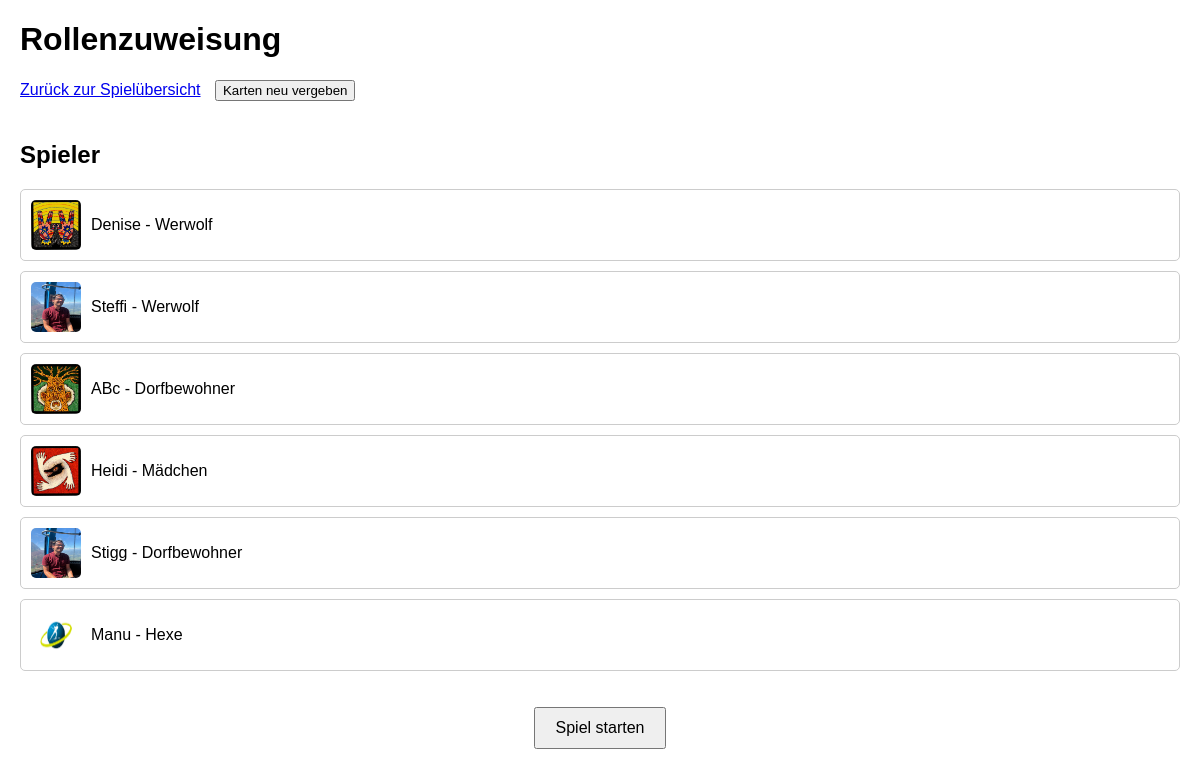
/game, run on an earlier commit of the app's database.
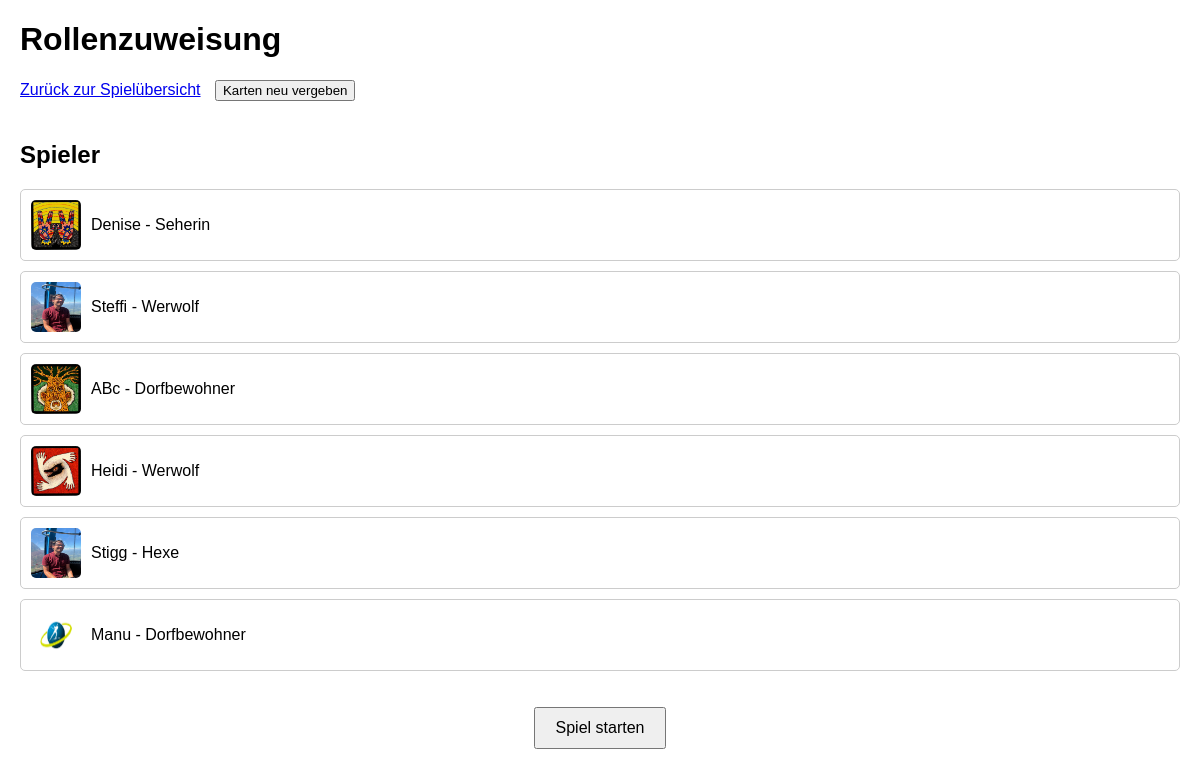
And on a later commit of the database.
### tables this page shows
CREATE TABLE "players" (
	"id"	INTEGER,
	"name"	TEXT NOT NULL UNIQUE,
	"image"	TEXT,
	"role"	TEXT,
	"status"	TEXT, in_love BOOLEAN DEFAULT FALSE, witch_heal INTEGER DEFAULT NULL, witch_poison INTEGER DEFAULT NULL,
	PRIMARY KEY("id" AUTOINCREMENT)
);

### app.py (the view)
@app.route('/game', methods=['GET'])
def game():
    try:
        with get_db_connection() as conn:
            players = conn.execute("SELECT name, image, role FROM players").fetchall()
            dieb_exists = conn.execute(
                "SELECT 1 FROM game_roles WHERE role_name = 'Dieb' LIMIT 1"
            ).fetchone() is not None
            thief_cards = []
            if dieb_exists:
                thief_cards = conn.execute("SELECT role_name FROM thief_cards").fetchall()
        return render_template(
            'game.html',
            players=[{"name": p["name"], "image": p["image"], "role": p["role"]} for p in players],
            thief_cards=[{"role_name": t["role_name"]} for t in thief_cards] if dieb_exists else None
        )
    except Exception as e:
        print(f"Fehler in der /game-Route: {e}")
        return "Ein Fehler ist aufgetreten.", 500

### app.py (called while the page is built)
def get_db_connection():
    conn = sqlite3.connect('players.db', timeout=10)  # 🔥 Timeout von 10 Sekunden setzen
    conn.row_factory = sqlite3.Row
    return conn

### templates/game.html (shortened to what this page needs)
<!DOCTYPE html>
<html lang="en">
<head>
</head>
<body>
    <h1>Rollenzuweisung</h1>
    <div class="buttons">
        <a href="{{ url_for('gameoverview') }}">Zurück zur Spielübersicht</a>
        <button onclick="assignRoles()">Karten neu vergeben</button>
    </div>
    <div class="container">
        <div class="player">
            <h2>Spieler</h2>
            <ul>
                {% for player in players %}
                <li>
                    <img src="{{ player.image }}" alt="{{ player.name }}">
                    <span>{{ player.name }} - {{ player.role or "Keine Rolle" }}</span>
                </li>
                {% endfor %}
            </ul>
        </div>
    </div>
</body>
</html>
<div style="text-align: center; margin-top: 20px;">
    <button onclick="startGame()" class="btn btn-primary" style="padding: 10px 20px; font-size: 16px;">Spiel starten</button>
</div>

### templates/game.html (style rules this page uses)
body { font-family: Arial, sans-serif; margin: 20px; }
.container { display: flex; justify-content: space-between; gap: 20px; }
.player, .thief-cards { flex: 1; }
ul { list-style: none; padding: 0; }
li { margin: 10px 0; padding: 10px; border: 1px solid #ccc; border-radius: 5px; display: flex; align-items: center; gap: 10px; }
img { width: 50px; height: 50px; border-radius: 5px; }
.buttons { margin-bottom: 20px; }
.buttons button, .buttons a { margin-right: 10px; }

What changed in the data, as far as the page shows it:
changed players "Denise": role "Werwolf" → "Seherin"
changed players "Heidi": role "Mädchen" → "Werwolf"
changed players "Stigg": role "Dorfbewohner" → "Hexe"
changed players "Manu": role "Hexe" → "Dorfbewohner"
